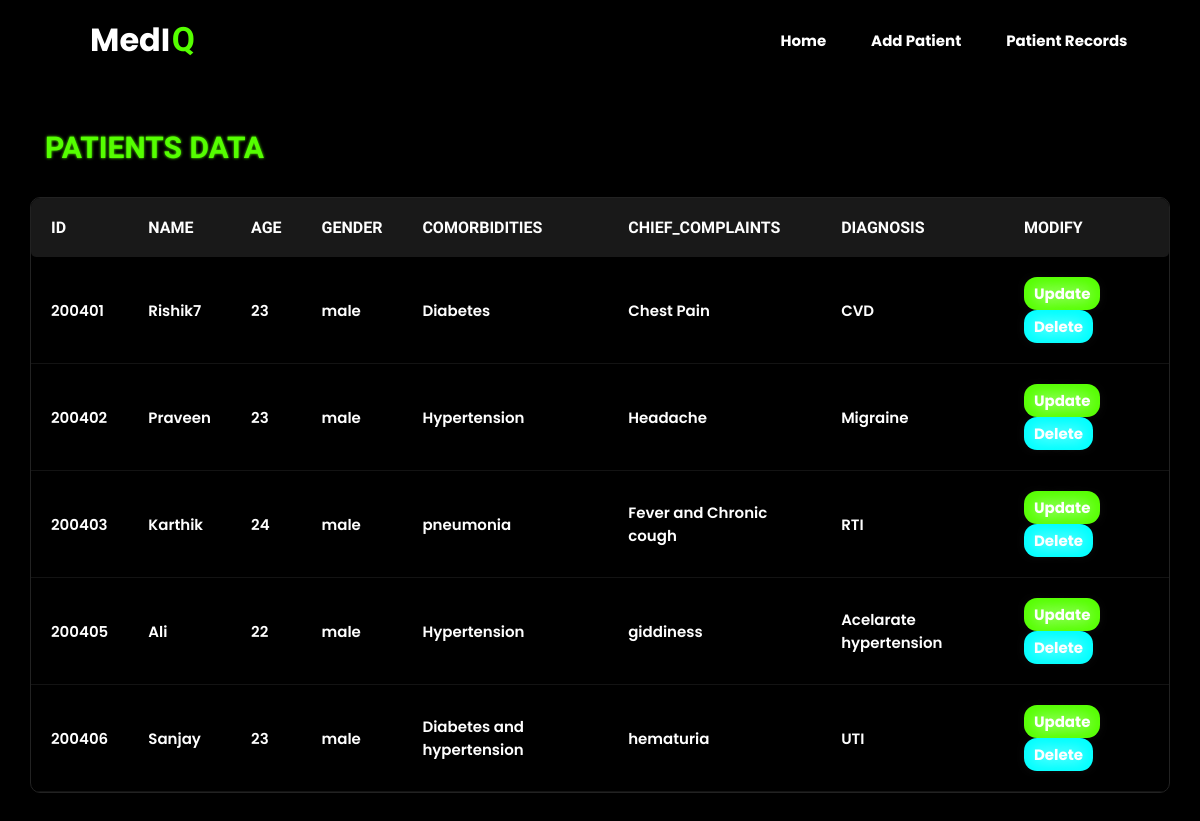
Page /patient on the committed database.
### tables this page shows
CREATE TABLE patients 
                 (id integer primary key autoincrement,
                 name text not null,
                 age integer,
                 gender text,
                 comorbidities text,
                 chief_complaints text,
                 diagnosis text);

### pt.py (the view)
@app.route('/patient')
def pt_record():
    conn=conn_db()
    patients=conn.execute('select * from patients').fetchall()
    conn.commit()
    conn.close()
    return render_template('pt_record.html',patients=patients)

### pt.py (called while the page is built)
def conn_db():
    con=sql.connect(my_database)
    con.row_factory= sql.Row
    return con

### templates/pt_record.html (shortened to what this page needs)
<!DOCTYPE html>
<html lang="en">
<head>
</head>
<body>
    <nav>
        <h3 class="logo">
             MedI<span class="q">Q</span>
        </h3>
        <div class="atag">
            <a href="{{url_for('home')}}" class="a-nav">Home</a>
            <a href="/create" class="a-nav">Add Patient</a>
            <a href="/patient" class="a-nav">Patient Records</a>
        </div>
    </nav>
    <div class="container">
        <h3 class="pt-hd">PATIENTS DATA</h3>
        <table class="main">
            <thead>
                <tr>
                    <th>Id</th><th>Name</th><th>Age</th><th>Gender</th><th>Comorbidities</th><th>Chief_complaints</th><th>Diagnosis</th><th>Modify</th>
                </tr>
            </thead>
            {% for patient in patients %}
            <tbody>
                <tr>
                    <td>{{patient.id}}</td>
                    <td>{{patient.name}}</td>
                    <td>{{patient.age}}</td>
                    <td>{{patient.gender}}</td>
                    <td>{{patient.comorbidities}}</td>
                    <td>{{patient.chief_complaints}}</td>
                    <td>{{patient.diagnosis}}</td>
                    <td>
                        <a href="{{url_for('update', id=patient.id)}}" class="up">Update</a>
                        <a href="{{url_for('delete', id=patient.id)}}" class="del">Delete</a>
                    </td>
                </tr>
            </tbody>
            {% endfor %}
        </table>
    </div>
</body>
</html>

### templates/pt_record.html (style rules this page uses)
* { margin: 0; padding: 0; box-sizing: border-box; }
body { height: 200vh; background-color: rgb(0, 0, 0); display: flex; flex-direction: column; align-items: center; justify-content: center; }
nav { display: flex; justify-content: space-between; align-items: center; height:60px; padding: 10px 100px; position:fixed; top: 0; left: 0; right: 0; margin:10px 10px 0 10px; border-radius: 10px; backdrop-filter: blur(10px); overflow: hidden; }
.container { margin:200px auto; width: 100%; height:200vh; padding: 30px; border-radius: 10px; display: flex; flex-direction: column; align-items: center; }
.logo { font-size:2rem; font-family:'poppins'; color: rgb(255, 255, 255); margin-left: -20px; }
.q { color: #55ff00; font-family:rowdies; font-size: 2.1rem; margin-left: 1.5px; }
.atag { display: flex; justify-content: space-around; align-items: center; width:40%; height: 100%; margin-right: -60px; }
.a-nav { color: rgb(255, 255, 255); text-decoration: none; font-family:poppins; font-size: 15px; font-weight: 700; position: relative; transition: transform 1s ease, color .3s ease-out ; }
.a-nav::before { content: ''; position: absolute; top: 100%; left: 0; height: 2px; border: none; border-radius: 10px; background-color:rgb(29, 246, 5); }
.main { height: fit-content; border-collapse: separate; table-layout: auto; border-spacing:0; overflow: hidden; border-radius: 10px; color: rgb(254, 254, 254); border: 1px solid #222222; }
.main thead tr { background-color: #191919; }
.main thead th { text-transform: uppercase; padding: 20px; text-align: left; font-family:rowdies; }
.main thead th:first-child { border-bottom-left-radius: 5px; }
.main thead th:last-child { border-bottom-right-radius: 5px; }
.main tbody td { border-bottom:1px solid rgb(19, 19, 19) ; padding: 20px; font-size: 15px; font-family:poppins; font-weight: 600; }
.up, .del { display: inline-block; padding: 5px 10px; border-radius: 13px; text-decoration: none; font-weight: bold; color: rgb(255, 255, 255); text-shadow: 0 0 16px white; transition: transform .8s ease; }
.up { background-color:#55ff00; margin-right: 10px; }
.del { background-color: aqua; }
.pt-hd { margin-top: -100px; margin-bottom: 10px; text-align: left; height:5%; width:1110px; color:#55ff00; border-width:fit-content; text-shadow: 0 0 3px #55ff00; font-family: rowdies; font-weight: 700; font-size: 30px; }

### rows in the picture
patients: id "200401", name "Rishik7", age "23", gender "male", comorbidities "Diabetes", chief_complaints "Chest Pain", diagnosis "CVD"
patients: id "200402", name "Praveen", age "23", gender "male", comorbidities "Hypertension", chief_complaints "Headache", diagnosis "Migraine"
patients: id "200403", name "Karthik", age "24", gender "male", comorbidities "pneumonia", chief_complaints "Fever and Chronic cough", diagnosis "RTI"
patients: id "200405", name "Ali", age "22", gender "male", comorbidities "Hypertension", chief_complaints "giddiness", diagnosis "Acelarate hypertension"
patients: id "200406", name "Sanjay", age "23", gender "male", comorbidities "Diabetes and hypertension", chief_complaints "hematuria", diagnosis "UTI"
